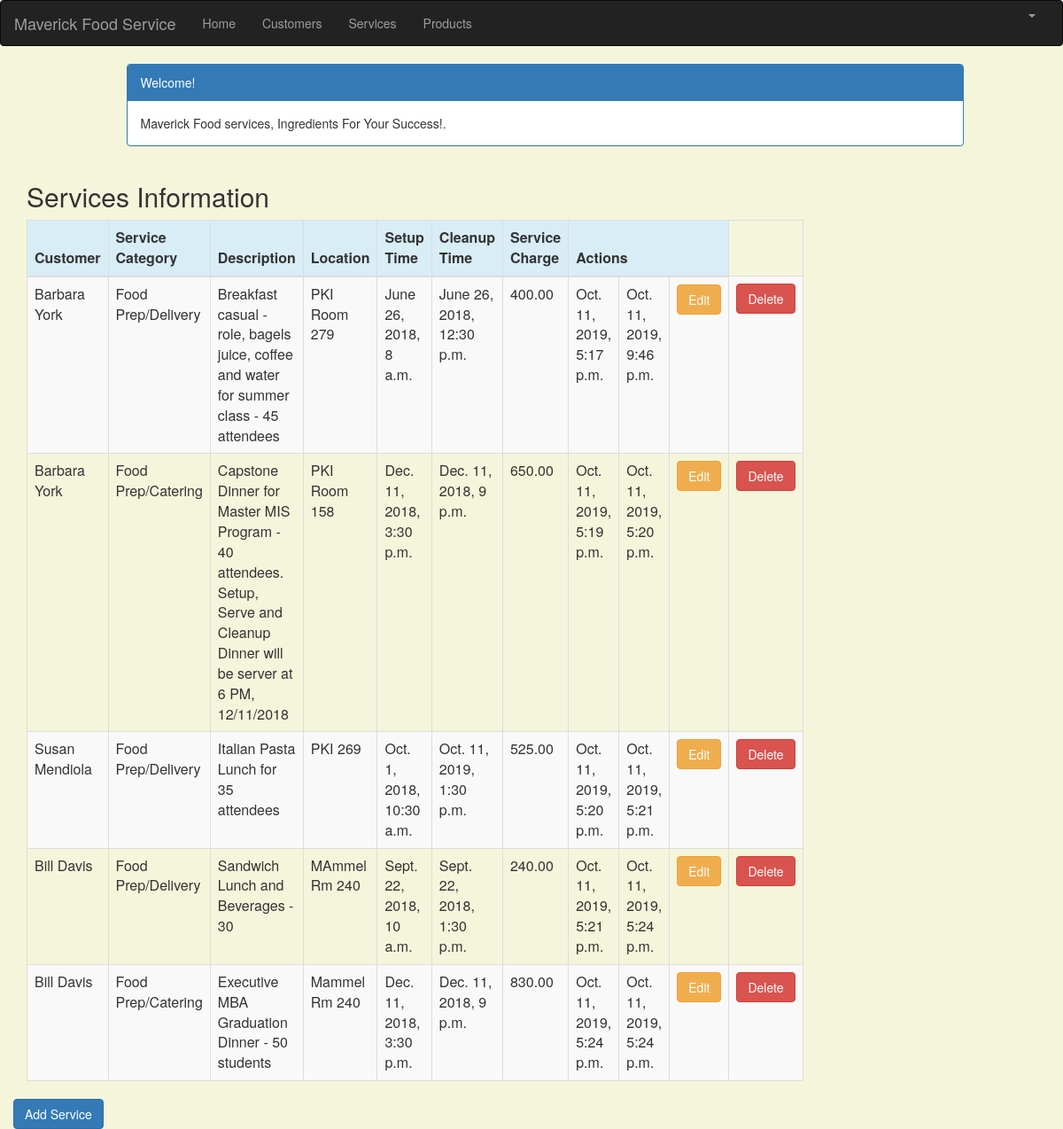
Screenshot of /service_list (signed in) with the database file from the repository.
### crm/models.py (models this page shows, shortened)
class Service(models.Model):
    cust_name = models.ForeignKey(Customer, on_delete=models.CASCADE, related_name='services')
    service_category = models.CharField(max_length=100)
    description = models.TextField()
    location = models.CharField(max_length=200)
    setup_time = models.DateTimeField(
        default=timezone.now)
    cleanup_time = models.DateTimeField(
        default=timezone.now)
    service_charge = models.DecimalField(max_digits=10, decimal_places=2)
    created_date = models.DateTimeField(
        default=timezone.now)
    updated_date = models.DateTimeField(auto_now_add=True)

class Customer(models.Model):
    cust_name = models.CharField(max_length=50)
    organization = models.CharField(max_length=100, blank=True)
    role = models.CharField(max_length=100)
    email = models.EmailField(max_length=100)
    bldgroom = models.CharField(max_length=100)
    address = models.CharField(max_length=200)
    account_number = models.IntegerField(blank=False, null=False)
    city = models.CharField(max_length=50)
    state = models.CharField(max_length=50)
    zipcode = models.CharField(max_length=10)
    phone_number = models.CharField(max_length=50)
    created_date = models.DateTimeField(
        default=timezone.now)
    updated_date = models.DateTimeField(auto_now_add=True)
    def __str__(self):
        return str(self.cust_name)

### crm/views.py (the view)
# urls.py: path('service_list', views.service_list, name='service_list'),
@login_required
def service_list(request):
    services = Service.objects.filter(created_date__lte=timezone.now())
    return render(request, 'crm/service_list.html', {'services': services})

### crm/templates/crm/service_list.html (shortened to what this page needs)
{% extends 'crm/base.html' %}
{% block content %}
    <html>
    <head>
        <link rel="stylesheet" href="https://maxcdn.bootstrapcdn.com/bootstrap/3.3.4/css/bootstrap.min.css">
    </head>
    <body>
    <div class="container">
        <div class="row">
            <div class="col-md-10 col-md-offset-1">
                <div class="panel panel-primary">
                    <div class="panel-heading">Welcome!</div>
                    <div class="panel-body">
                        Maverick Food services, Ingredients For Your Success!.
                    </div>
                </div>
            </div>
        </div>
    </div>
    <div class="row">
        <h2 style="padding-left: 15Px">Services Information</h2>
    </div>
    <div>
        <table class="table table-striped table-bordered table-hover">
            <thead>
            <tr class="bg-info">
                <th>Customer</th>
                <th>Service Category</th>
                <th>Description</th>
                <th>Location</th>
                <th>Setup Time</th>
                <th>Cleanup Time</th>
                <th>Service Charge</th>
                <th colspan="3">Actions</th>
            </tr>
            </thead>
            <tbody>
            {% for service in services %}
                <tr>
                    <td>{{ service.cust_name }}</td>
                    <td>{{ service.service_category }}</td>
                     <td>{{ service.description }}</td>
                    <td>{{ service.location }}</td>
                    <td>{{ service.setup_time }}</td>
                    <td>{{ service.cleanup_time }}</td>
                    <td>{{ service.service_charge }}</td>
                    <td>{{ service.created_date }}</td>
                    <td>{{ service.updated_date }}</td>
                    <td><a href="{% url 'crm:service_edit' pk=service.pk %}"
                           class="btn btn-warning">Edit</a></td>
                    <td><a href="{% url 'crm:service_delete' pk=service.pk %}"
                           onclick="return confirm('Are you sure you want to delete?')"
                           class="btn btn-danger">Delete</a>
                    </td>
                </tr>
            {% endfor %}
            </tbody>
        </table>
     <div class="row">
         <a href="{% url 'crm:service_new' %}" class="row"><span
                    class="btn btn-primary">Add Service</span></a>
     </div>
    </div>
    </body>
    </html>
{% endblock %}

### crm/templates/crm/base.html (shortened to what this page needs)
{% load staticfiles %}
<html lang="en">
<head>
    <link rel="stylesheet" href="https://maxcdn.bootstrapcdn.com/bootstrap/3.3.7/css/bootstrap.min.css">
</head>
<body id="app-layout">
<nav class="navbar navbar-inverse">
    <div class="container-fluid">
        <div class="navbar-header">
            <a class="navbar-brand" href="/">
                Maverick Food Service
            </a>
        </div>
        <div class="collapse navbar-collapse" id="myNavbar">
            <ul class="nav navbar-nav">
                <li><a href="{% url 'crm:home' %}">Home</a></li>
                <li><a href="{% url 'crm:customer_list' %}">Customers</a></li>
               <li><a href="{% url 'crm:service_list' %}">Services</a></li>
                <li><a href="{% url 'crm:product_list' %}">Products</a></li>
            </ul>
            <ul class="nav navbar-nav navbar-right">
                {% if user.is_authenticated %}
                    <li class="dropdown">
                        <a href="#" class="dropdown-toggle" data-toggle="dropdown" role="button" aria-expanded="false">
                            <span class="caret"></span>
                        </a>
                    </li>
                {% else %}
                    <li><a href="{% url 'login' %}"><span class="glyphicon glyphicon-log-in"></span> Login</a></li>
                {% endif %}
            </ul>
        </div>
    </div>
</nav>
<div class="content container">
    <div class="row">
        <div class="col-md-8">
            {% block content %}{% endblock %}
        </div>
    </div>
</body>
</html>

### crm/templates/crm/base.html (style rules this page uses)
.navbar { margin-bottom: 0; border-radius: 0; }

### crm/templates/crm/service_list.html (style rules this page uses)
body { background-color: beige; }

### rows the page displays
Service: cust_name "Barbara York", service_category "Food Prep/Delivery", description "Breakfast casual - role, bagels juice, coffee and water for summer class - 45 attendees", location "PKI Room 279", setup_time "June 26, 2018, 8 a.m.", cleanup_time "June 26, 2018, 12:30 p.m.", service_charge "400.00", created_date "Oct. 11, 2019, 5:17 p.m.", updated_date "Oct. 11, 2019, 9:46 p.m."
Service: cust_name "Barbara York", service_category "Food Prep/Catering", description "Capstone Dinner for Master MIS Program - 40 attendees. Setup, Serve and Cleanup Dinner will be server at 6 PM, 12/11/2018", location "PKI Room 158", setup_time "Dec. 11, 2018, 3:30 p.m.", cleanup_time "Dec. 11, 2018, 9 p.m.", service_charge "650.00", created_date "Oct. 11, 2019, 5:19 p.m.", updated_date "Oct. 11, 2019, 5:20 p.m."
Service: cust_name "Susan Mendiola", service_category "Food Prep/Delivery", description "Italian Pasta Lunch for 35 attendees", location "PKI 269", setup_time "Oct. 1, 2018, 10:30 a.m.", cleanup_time "Oct. 11, 2019, 1:30 p.m.", service_charge "525.00", created_date "Oct. 11, 2019, 5:20 p.m.", updated_date "Oct. 11, 2019, 5:21 p.m."
Service: cust_name "Bill Davis", service_category "Food Prep/Delivery", description "Sandwich Lunch and Beverages - 30", location "MAmmel Rm 240", setup_time "Sept. 22, 2018, 10 a.m.", cleanup_time "Sept. 22, 2018, 1:30 p.m.", service_charge "240.00", created_date "Oct. 11, 2019, 5:21 p.m.", updated_date "Oct. 11, 2019, 5:24 p.m."
Service: cust_name "Bill Davis", service_category "Food Prep/Catering", description "Executive MBA Graduation Dinner - 50 students", location "Mammel Rm 240", setup_time "Dec. 11, 2018, 3:30 p.m.", cleanup_time "Dec. 11, 2018, 9 p.m.", service_charge "830.00", created_date "Oct. 11, 2019, 5:24 p.m.", updated_date "Oct. 11, 2019, 5:24 p.m."
